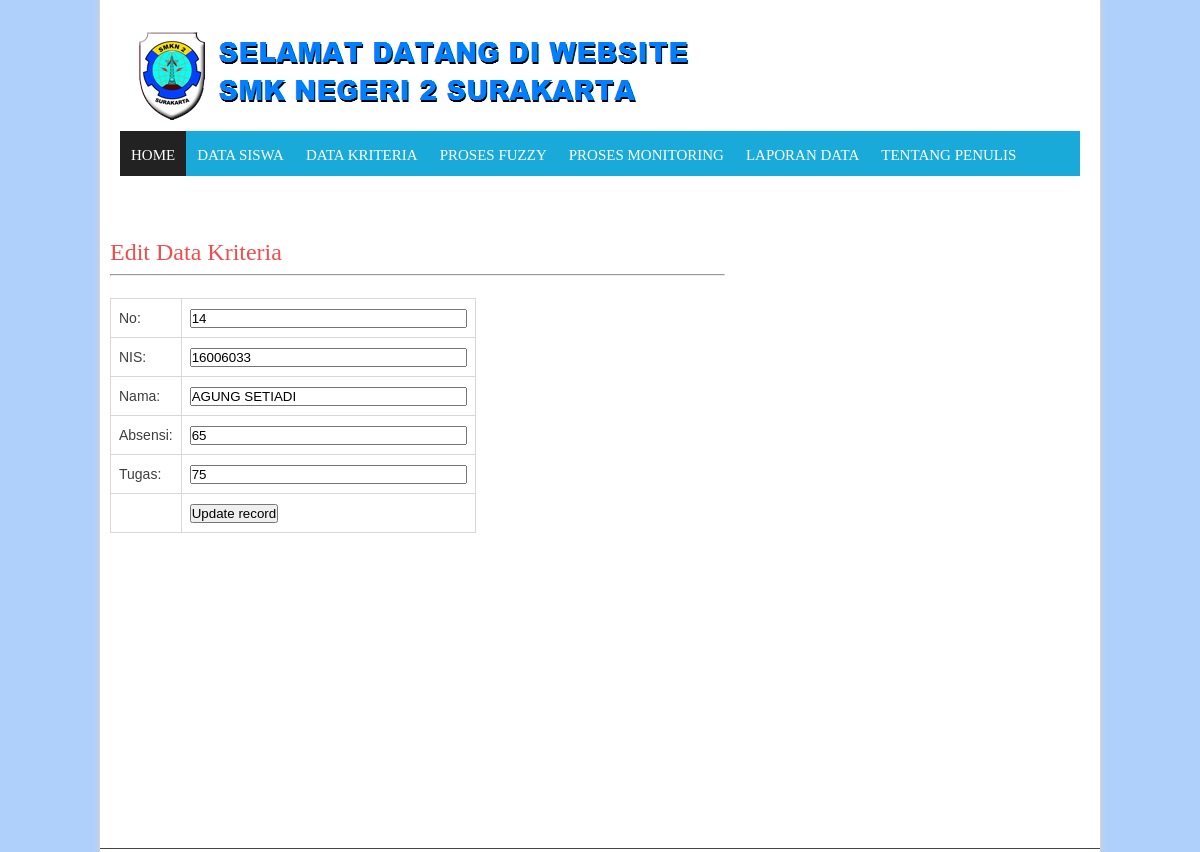
/master/editkriteria.php?no=14, run on the app's committed database.
### tables this page shows
CREATE TABLE IF NOT EXISTS `tbtesting` (
  `idtesting` int(10) NOT NULL AUTO_INCREMENT,
  `nis` varchar(30) DEFAULT NULL,
  `nama` varchar(30) NOT NULL,
  `absensi` float DEFAULT NULL,
  `tugas` float DEFAULT NULL,
  PRIMARY KEY (`idtesting`) USING BTREE
);

### master/editkriteria.php (the view, shortened to what this page needs)
<?php require_once('Connections/condat.php'); ?>
<?php
if (!function_exists("GetSQLValueString")) {
function GetSQLValueString($theValue, $theType, $theDefinedValue = "", $theNotDefinedValue = "")
{
  $theValue = function_exists("mysql_real_escape_string") ? mysql_real_escape_string($theValue) : mysql_escape_string($theValue);
  switch ($theType) {
    case "long":
    case "int":
      $theValue = ($theValue != "") ? intval($theValue) : "NULL";
      break;
  }
  return $theValue;
}
}
$editFormAction = $_SERVER['PHP_SELF'];
if (isset($_SERVER['QUERY_STRING'])) {
  $editFormAction .= "?" . htmlentities($_SERVER['QUERY_STRING']);
}
$colname_Recordset1 = "-1";
if (isset($_GET['no'])) {
  $colname_Recordset1 = $_GET['no'];
}
$query_Recordset1 = sprintf("SELECT * FROM tbtesting WHERE idtesting = %s", GetSQLValueString($colname_Recordset1, "int"));
$Recordset1 = mysql_query($query_Recordset1, $RON) or die(mysql_error());
$row_Recordset1 = mysql_fetch_assoc($Recordset1);
?>
<!DOCTYPE html>
<html lang="en-US" class=" js rgba boxshadow csstransitions webkit chrome win js" style=""><head><meta http-equiv="Content-Type" content="text/html; charset=UTF-8">
<link href="./SMK Negeri 2 Surakarta_files/css" rel="stylesheet" type="text/css" media="all">
<link href="./SMK Negeri 2 Surakarta_files/css(1)" rel="stylesheet" type="text/css" media="all">
<link href="./SMK Negeri 2 Surakarta_files/css(1)" rel="stylesheet" type="text/css" media="all">
	<link rel="stylesheet" id="wp-block-library-css" href="./SMK Negeri 2 Surakarta_files/style.min.css" type="text/css" media="all">
<link rel="stylesheet" id="bbp-default-css" href="./SMK Negeri 2 Surakarta_files/bbpress.min.css" type="text/css" media="all">
<link rel="stylesheet" id="cwp-css-css" href="./SMK Negeri 2 Surakarta_files/cwp-poll.css" type="text/css" media="all">
<link rel="stylesheet" id="cwp-jqui-css" href="./SMK Negeri 2 Surakarta_files/jquery-ui.css" type="text/css" media="all">
<link rel="stylesheet" id="contact-form-7-css" href="./SMK Negeri 2 Surakarta_files/styles.css" type="text/css" media="all">
<link rel="stylesheet" id="my-style-css" href="./SMK Negeri 2 Surakarta_files/style.css" type="text/css" media="all">
<link rel="stylesheet" id="prettyPhoto-css" href="./SMK Negeri 2 Surakarta_files/prettyPhoto.css" type="text/css" media="all">
<link rel="stylesheet" id="shortcodes-css" href="./SMK Negeri 2 Surakarta_files/shortcodes.css" type="text/css" media="all">
<link rel="stylesheet" id="tipTip-css" href="./SMK Negeri 2 Surakarta_files/tipTip.css" type="text/css" media="all">
<link rel="stylesheet" id="carousel-css" href="./SMK Negeri 2 Surakarta_files/carousel.css" type="text/css" media="all">
<link rel="stylesheet" id="iview-css" href="./SMK Negeri 2 Surakarta_files/iview.css" type="text/css" media="all">
<link rel="stylesheet" id="royalslider-css" href="./SMK Negeri 2 Surakarta_files/royalslider.css" type="text/css" media="all">
<link rel="stylesheet" id="responsive-css" href="./SMK Negeri 2 Surakarta_files/responsive.css" type="text/css" media="all">
<link rel="stylesheet" href="./SMK Negeri 2 Surakarta_files/wp-page-numbers.css" type="text/css" media="screen">
</head>
<body class="home page-template page-template-home page-template-home-php page page-id-18 custom-background">
<div id="all_content">
<div id="all_content_fixed">
<div id="header">
<div class="inner">
	<div id="title_box"><a href="https://smkn2solo.sch.id/"><img src="./SMK Negeri 2 Surakarta_files/logo-Web-SMKN-2-Surakarta2.png" alt="Logo" id="logo" style="opacity: 1;"></a></div>
</div>
</div>
<div id="menu_box">
 <div id="mainMenu" class="ddsmoothmenu"><ul id="menu-main-menu" class="menu"><li id="menu-item-1187" class="menu-item menu-item-type-post_type menu-item-object-page menu-item-home current-menu-item page_item page-item-18 current_page_item menu-item-1187"><a href="indexmenu.php" aria-current="page">Home</a></li>
<li id="menu-item-1248" class="menu-item menu-item-type-post_type menu-item-object-page menu-item-has-children menu-item-1248" style="z-index: 100;"><a href="">Data Siswa</a>
</li>
<li id="menu-item-1301" class="menu-item menu-item-type-post_type menu-item-object-page menu-item-has-children menu-item-1301" style="z-index: 99;"><a href="">Data Kriteria</a>
</li>
<li id="menu-item-3227" class="menu-item menu-item-type-post_type menu-item-object-page menu-item-has-children menu-item-3227" style="z-index: 98;"><a href="">Proses Fuzzy</a>
</li>
<li id="menu-item-3238" class="menu-item menu-item-type-post_type menu-item-object-page menu-item-has-children menu-item-3238" style="z-index: 97;"><a href="">Proses Monitoring</a>
</li>
<li id="menu-item-1340" class="menu-item menu-item-type-post_type menu-item-object-page menu-item-has-children menu-item-1301" style="z-index: 99;"><a href="">Laporan Data</a>
</li>
<li id="menu-item-3269" class="menu-item menu-item-type-post_type menu-item-object-page menu-item-has-children menu-item-3269" style="z-index: 96;"><a href="penulis.php">Tentang Penulis</a>
</li>
<li id="menu-item-3270" class="menu-item menu-item-type-post_type menu-item-object-page menu-item-has-children menu-item-3269" style="z-index: 96;"><a href="index.php">Logout</a>
</li>
</ul></div></div>
		<div id="page">
	<div id="content">
		<div class="post">
			<h2 class="title"><a href="#">Edit Data Kriteria</a></h2>
			<hr />
			<div style="clear: both;">&nbsp;
              <form action="<?php echo $editFormAction; ?>" method="post" id="form1">
                <table align="center">
                  <tr valign="baseline">
                    <td align="right">No:</td>
                    <td><input type="text" name="kdbrg" value="<?php echo $row_Recordset1['idtesting']; ?>" size="32" readonly="readonly"/></td>
                  </tr>
            		<tr valign="baseline">
                    <td align="right">NIS:</td>
                    <td><input type="text" name="nis" value="<?php echo $row_Recordset1['nis']; ?>" size="32" readonly="readonly"/></td>
                  </tr>
            		<tr valign="baseline">
                    <td align="right">Nama:</td>
                    <td><input type="int" name="nama" value="<?php echo $row_Recordset1['nama']; ?>" size="32" /></td>
                  </tr>
                  <tr valign="baseline">
                    <td align="right">Absensi:</td>
                    <td><input type="int" name="absensi" value="<?php echo $row_Recordset1['absensi']; ?>" size="32" /></td>
                  </tr>
                  <tr valign="baseline">
                    <td align="right">Tugas:</td>
                    <td><input type="int" name="tugas" value="<?php echo $row_Recordset1['tugas']; ?>" size="32" /></td>
                  </tr>
                  <tr valign="baseline">
                    <td align="right">&nbsp;</td>
                    <td><input type="submit" value="Update record" /></td>
                  </tr>
                </table>
				 </form>
              <p>&nbsp;</p>
			</div>
	  </div>
		<div class="post">
			<div style="clear: both;">&nbsp;</div>
			<div class="entry">
				<p>&nbsp;</p>
			</div>
</div>
		<div class="post">
			<h2 class="title">&nbsp;</h2>
		</div>
		<div style="clear: both;">&nbsp;</div>
	</div>
  <div style="clear: both;">&nbsp;</div>
</div>
<br>
</div>
</div>
<link rel="stylesheet" id="mediaelement-css" href="./SMK Negeri 2 Surakarta_files/mediaelementplayer-legacy.min.css" type="text/css" media="all">
<link rel="stylesheet" id="wp-mediaelement-css" href="./SMK Negeri 2 Surakarta_files/wp-mediaelement.min.css" type="text/css" media="all">
<link rel="stylesheet" id="my-jquery-ui-css" href="./SMK Negeri 2 Surakarta_files/jquery-ui(1).css" type="text/css" media="all">
</body>
</html>

### master/SMK Negeri 2 Surakarta_files/style.css (style rules this page uses)
html, body, div { font-size:100%;font-family:inherit;vertical-align:baseline;margin:0;padding:0;border:0;outline:0;font-weight:inherit;font-style:inherit; }
caption, th, td { text-align:left;font-weight:normal; }
table { border-collapse:separate;border-spacing:0; }
* { margin:0;padding:0; }
p { text-indent:10px; margin: 5px 0 10px 0; }
img { border:0px; }
table, th, td, tr { padding: 8px; border: 1px solid #D8D8D8; border-collapse: collapse; }
body { font-family: Arial, sans-serif; font-size:14px; color: #3e3e3e; background: #eee; }
h2 { font-size: 24px; color: #666; font-weight: 300; line-height: 180%; }
a { color:#f14d4d; text-decoration:none; }
ul, li { list-style: none; list-style-type: none; }
#all_content { width: 100%; }
#all_content_fixed { border-left: 1px solid #d4d4d4; border-right: 1px solid #d4d4d4; background: #fff; width: 1000px; margin: 0 auto; box-shadow: 0px 1px 5px #d1d1d1; -webkit-transition: all .3s ease; }
.inner { height:100%; max-width: 960px; position:relative; clear:both; text-align:left; margin: 0 auto; }
#header { display: block; width: 100%; min-width:100%; height: 124px; margin: 0 auto; }
#title_box { display: inline-block; max-width: 930px; float: left; margin: 31px 0px 0 0px; }
#title_box img { display: inline-block; max-height: 100px; float: left; }
#menu_box { background-color: #1aaad9; display: block; width: 960px; height: 45px; margin: 0px auto; }
#mainMenu { display: block; max-width: 960px; height: 45px; margin: 0px auto; }
#mainMenu ul li { background: url("images/menu_right_border.png") repeat-y right; float:left; }
#mainMenu ul li:last-child { background: none; }
#mainMenu ul li a { font-family: Cuprum; display:block; height: 29px; color: #fff; padding: 16px 11px 0 11px; font-size: 15px; font-weight: normal; text-transform: uppercase; }
#mainMenu ul li.current-menu-parent > a, #mainMenu ul li.current_page_item > a, #mainMenu ul li.current-menu-ancestor > a, #mainMenu ul li.current-post-ancestor > a, #mainMenu ul li.current-menu-item > a { text-decoration:none; color: #fff; background: #222; }
#mainMenu.ddsmoothmenu ul { z-index:100; margin: 0; padding: 0; list-style-type: none; }
#mainMenu.ddsmoothmenu ul li { position: relative; display: inline; float: left; }
#content { width: 635px; margin: 0px; display: inline-block; float: left; line-height: 22px; }
.post { width: 615px; display: inline-block; margin: 0px 15px 20px 0px; padding: 10px; }

### master/editkriteria.php (style rules this page uses)
h1, h2, h3, h4, h5, h6, #top_title_box { font-family:Droid Sans; }
h1, h2, h3, h4, h5, h6 { color: #!important; }
a { color: #!important; }
#menu_box { background: #!important; }
#mainMenu ul li a { color: #!important; }
#mainMenu ul li a:hover, #mainMenu ul li.current-menu-parent > a, #mainMenu ul li.current_page_item > a, #mainMenu ul li.current-menu-ancestor > a, #mainMenu ul li.current-menu-item > a, #mainMenu ul li a:hover { color: #!important; }
#mainMenu ul li.current-menu-parent > a, #mainMenu ul li.current_page_item > a, #mainMenu ul li.current-menu-ancestor > a, #mainMenu ul li.current-menu-item > a, #mainMenu ul li a:hover { background: #!important; }
#mainMenu ul li.current-menu-parent > a, #mainMenu ul li.current_page_item > a, #mainMenu ul li.current-menu-ancestor > a, #mainMenu ul li.current-menu-item > a, #mainMenu ul li a:hover { color: #!important; }
body.custom-background { background-color: #b0d0fc; }

### data on the page
tbtesting: kdbrg "14", nis "16006033", nama "AGUNG SETIADI", absensi "65", tugas "75"
